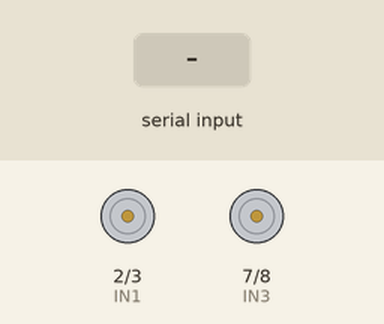
Simulated run of this sketch. Board: Arduino Uno, built with avr-gcc and run on an emulated ATmega328P. Parts: motor-driver pin pairs drawn as motors (green arrow = first pin HIGH = forward, orange = second pin HIGH = backward, longer = more drive, scaled by the enable pin). Inputs (shaded band) come from the test bench.

Above: at 1.2 s.
1.3 s: "a" received over Serial
2.8 s: "w" received over Serial
At 3.8 s:
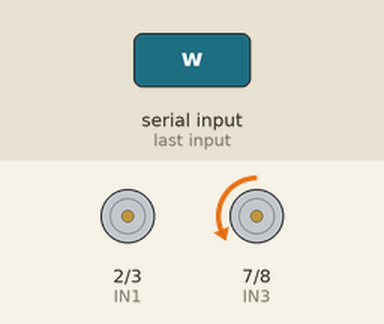
4.3 s: "q" received over Serial
At 4.9 s:
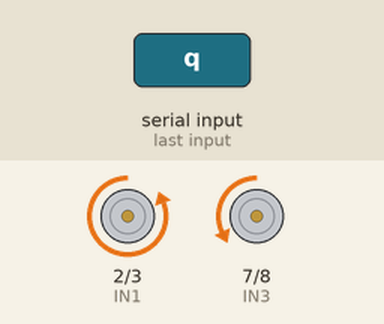
5.8 s: "s" received over Serial
At 6.1 s:
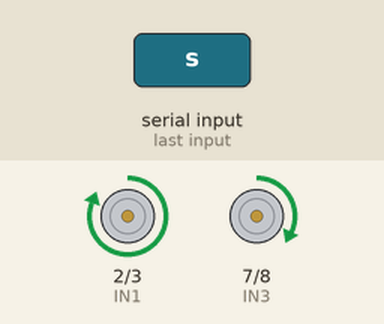
7.3 s: "f" received over Serial
At 8.4 s:
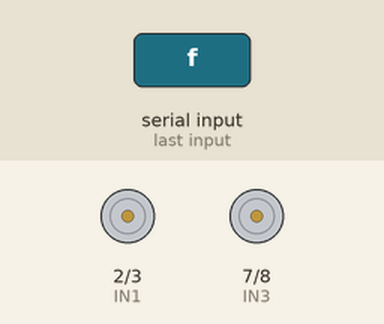
8.8 s: "e" received over Serial
At 9.5 s:
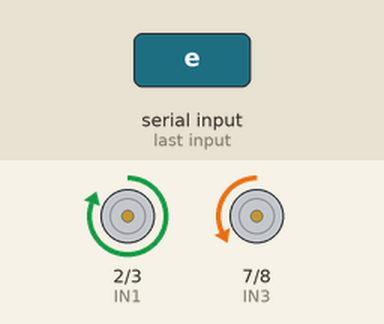
Timing chart, 0 to 11.3 s (numbered marks = the images above; inputs shaded):
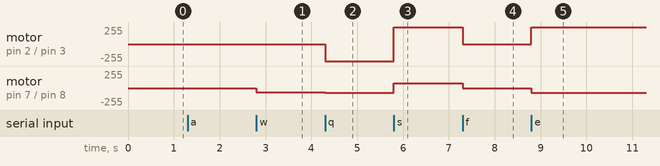

Measured:
- after the input at 2.8 s, motor on pin 7 (IN3) / pin 8 (IN4): stopped → backward 65/255 at once
- after the input at 4.3 s, motor on pin 2 (IN1) / pin 3 (IN2): stopped → backward 255/255 at once; motor on pin 7 (IN3) / pin 8 (IN4): backward 65/255 → backward 70/255 at once
- after the input at 5.8 s, motor on pin 2 (IN1) / pin 3 (IN2): backward 255/255 → forward 255/255 at once; motor on pin 7 (IN3) / pin 8 (IN4): backward 70/255 → forward 70/255 at once
- after the input at 7.3 s, motor on pin 2 (IN1) / pin 3 (IN2): forward 255/255 → stopped at once; motor on pin 7 (IN3) / pin 8 (IN4): forward 70/255 → stopped at once
- after the input at 8.8 s, motor on pin 2 (IN1) / pin 3 (IN2): stopped → forward 255/255 at once; motor on pin 7 (IN3) / pin 8 (IN4): stopped → backward 70/255 at once

The sketch:

motorDC.ino
```cpp
//Definicoes pinos Arduino ligados a entrada da Ponte H
//motor Esquerda

int IN1 = 2;
int IN2 = 3;

//motor Direita
int IN3 = 7;
int IN4 = 8;

//PWM
#define pwmAPin 4//Pino D9 saída PWM do motor Esquerdo
#define pwmBPin 9//Pino D10 saída PWM do motor Direito

// lendo sensor linha
#define sensorB A2 //EM QUAL PINO SENSOR ESTÁ DIREITA
#define sensorA A3 //EM QUAL PINO SENSOR ESTÁ ESQUERDA

int valorSensorB = 0; //PEGAR OS VALORES DO SENSOR
int valorSensorA = 0; //PEGAR OS VALORES DO SENSOR
int valorcorte = 700;
int valorpwmA = 130;
int valorpwmB = 70;
int desligado = 0;
boolean verifica =true;
char leitura;

void setup() {
  //Define os pinos como saida
  pinMode(IN1, OUTPUT);
  pinMode(IN2, OUTPUT);
  pinMode(IN3, OUTPUT);
  pinMode(IN4, OUTPUT);

  //PWM
  pinMode(pwmAPin, OUTPUT); // sets the pin as output
  pinMode(pwmBPin, OUTPUT); // sets the pin as output

  pinMode(sensorA, INPUT);
  pinMode(sensorB, INPUT);

  //Sentido Motor A
  digitalWrite(IN1, LOW);
  digitalWrite(IN2, LOW);
  //Sentido Motor B
  digitalWrite(IN3, LOW);
  digitalWrite(IN4, LOW);

  Serial.begin(9600); //inicia a porta serial

     analogWrite(pwmAPin, valorpwmA);
     analogWrite(pwmBPin, valorpwmB);


}

void loop()
{
leitura = Serial.read();

if (leitura == 'q'){
  valorpwmA = valorpwmA + 5;
  valorpwmB = valorpwmB + 5;

  analogWrite(pwmAPin, valorpwmA);
  analogWrite(pwmBPin, valorpwmB);
}
if (leitura == 'a'){
  valorpwmA = valorpwmA - 5;
  valorpwmB = valorpwmB - 5;

  analogWrite(pwmAPin, valorpwmA);
  analogWrite(pwmBPin, valorpwmB);
}

if (leitura == 'w'){
  //Para frente
  //Sentido Motor A
  digitalWrite(IN1, LOW);
  digitalWrite(IN2, HIGH);
  //Sentido Motor B
  digitalWrite(IN3, LOW);
  digitalWrite(IN4, HIGH);
}
if (leitura == 's'){
  //Para trás
  //Sentido Motor A
  digitalWrite(IN1, HIGH);
  digitalWrite(IN2, LOW);
  //Sentido Motor B
  digitalWrite(IN3, HIGH);
  digitalWrite(IN4, LOW);
  }
if (leitura == 'f'){
  //freio
  //Sentido Motor A
  digitalWrite(IN1, HIGH);
  digitalWrite(IN2, HIGH);
  //Sentido Motor B
  digitalWrite(IN3, HIGH);
  digitalWrite(IN4, HIGH);
}
if (leitura == 'r'){
  //ponto morto
  //Sentido Motor A
  digitalWrite(IN1, LOW);
  digitalWrite(IN2, LOW);
  //Sentido Motor B
  digitalWrite(IN3, LOW);
  digitalWrite(IN4, LOW);
}

if (leitura == 'e'){
  //vira esquerda
  //Sentido Motor A
  digitalWrite(IN1, HIGH);
  digitalWrite(IN2, LOW);
  //Sentido Motor B
  digitalWrite(IN3, LOW);
  digitalWrite(IN4, HIGH);
  }
if (leitura == 'd'){
  //vira direita
  //Sentido Motor A
  digitalWrite(IN1, LOW);
  digitalWrite(IN2, HIGH);
  //Sentido Motor B
  digitalWrite(IN3, HIGH);
  digitalWrite(IN4, LOW);
  }


 /*
  valorSensorA = analogRead(sensorA);
  valorSensorB = analogRead(sensorB);

  Serial.println(valorSensorA);
  Serial.println(valorSensorB);

  if (valorSensorA > valorcorte && valorSensorB > valorcorte)
  {
     analogWrite(pwmAPin, valorpwmA);
     analogWrite(pwmBPin, valorpwmB);
  }
  else if ( valorSensorA > valorcorte && valorSensorB <= valorcorte)
  {
     analogWrite(pwmAPin, valorpwmA);
     analogWrite(pwmBPin, desligado);
  }
  else if ( valorSensorA <= valorcorte && valorSensorB > valorcorte)
  {
     analogWrite(pwmAPin, desligado);
     analogWrite(pwmBPin, valorpwmB);
  }
  else
  {
     analogWrite(pwmAPin, desligado);
     analogWrite(pwmBPin, desligado);
  }
  */

}
```
